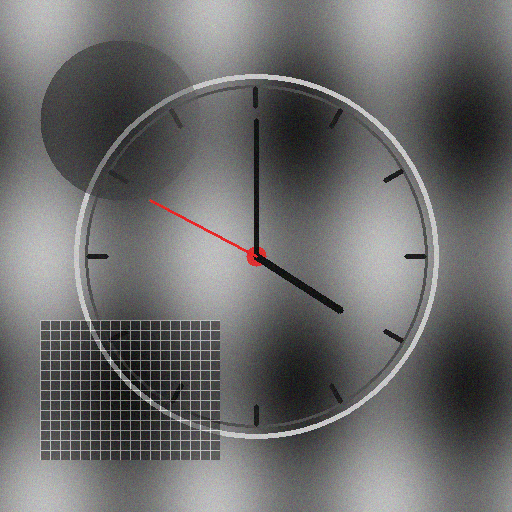
#> input picture semana_10_4_deteccion_bordes_contornos/media/natural.png, 512 x 512 px
$ python simulate_processing.py   (older library calls are emulated)
#> lines starting #> are read from the running program, lines starting #| are printed output that depends on the picture
import cv2
import numpy as np
import os

def simulate_processing_output():
    base_dir = os.path.dirname(os.path.dirname(__file__))
    input_path = os.path.join(base_dir, "media", "natural.png")
    output_path = os.path.join(base_dir, "media", "8_processing_sobel_convolution.png")

    if not os.path.exists(input_path):
        print("Error: natural.png not found.")
        return

    # Load original image
    img = cv2.imread(input_path)
#> img is the input picture: shape (512, 512, 3); mean B, G, R 107.5, 107.5, 107.9
    img_resized = cv2.resize(img, (512, 512))

    # Run manual Sobel
    gray = cv2.cvtColor(img_resized, cv2.COLOR_BGR2GRAY)
    sobelx = cv2.Sobel(gray, cv2.CV_64F, 1, 0, ksize=3)
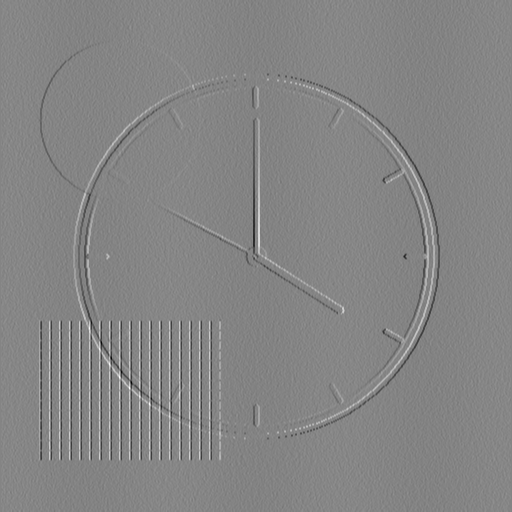
#> sobelx: shape (512, 512) float64; min -780, max 716, mean 0; drawn with min black and max white
    sobely = cv2.Sobel(gray, cv2.CV_64F, 0, 1, ksize=3)
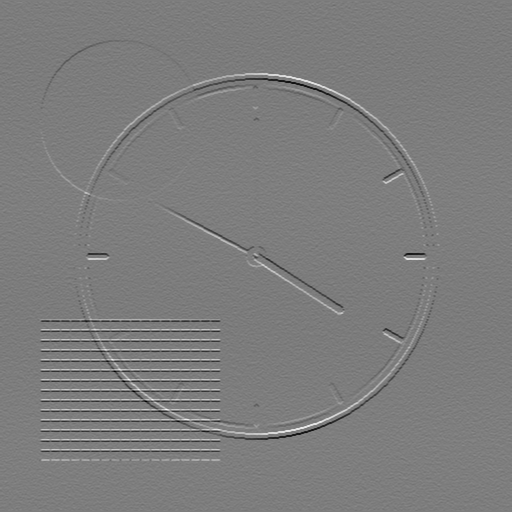
#> sobely: shape (512, 512) float64; min -714, max 740, mean 0; drawn with min black and max white
    mag = np.sqrt(sobelx**2 + sobely**2)
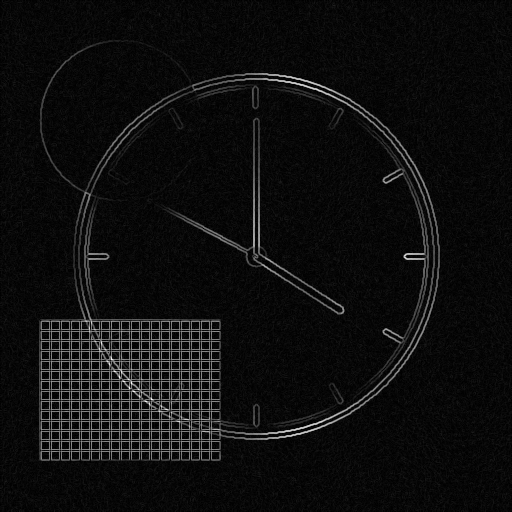
#> mag: shape (512, 512) float64; min 0, max 808.9, mean 47.3; drawn with min black and max white

    # Threshold (similar to edgeThreshold = 60 in processing)
    thresh = 60.0
    edge_mask = mag > thresh
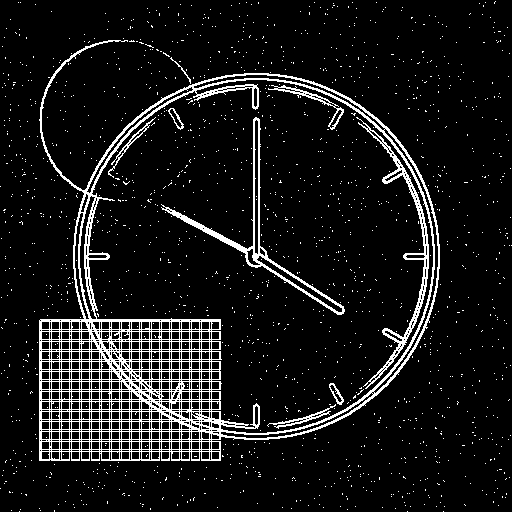
#> edge_mask: shape (512, 512) bool; 9.3% white in thin lines or dots

    # Create Neon Sketch Artistic Fusion
    artistic = np.zeros_like(img_resized)
    h, w, _ = img_resized.shape
#> h = 512; w = 512

    for y in range(h):
        for x in range(w):
            if edge_mask[y, x]:
                # Neon gradient (Cyan to Purple/Pink) based on horizontal position
                ratio = x / w
                r = int(255 * ratio)
                g = int(255 * (1.0 - ratio))
                b = 255
                artistic[y, x] = [b, g, r]  # BGR order
            else:
                # Dimmed original image
                artistic[y, x] = np.uint8(img_resized[y, x] * 0.25)
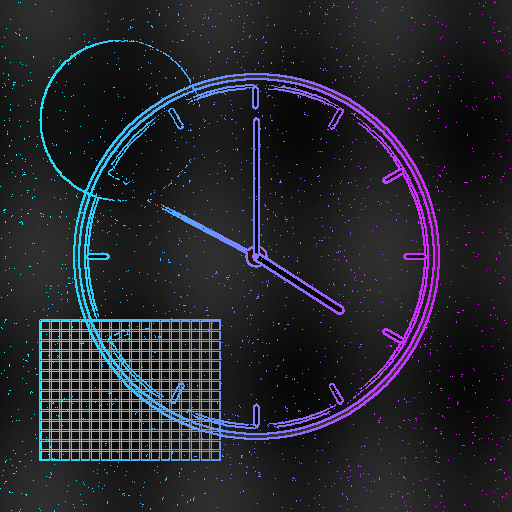
#> artistic: shape (512, 512, 3); mean B, G, R 48, 38.5, 33.8

    # Create final 1024x512 canvas
    canvas = np.zeros((512, 1024, 3), dtype=np.uint8)
    canvas[:, :512] = img_resized
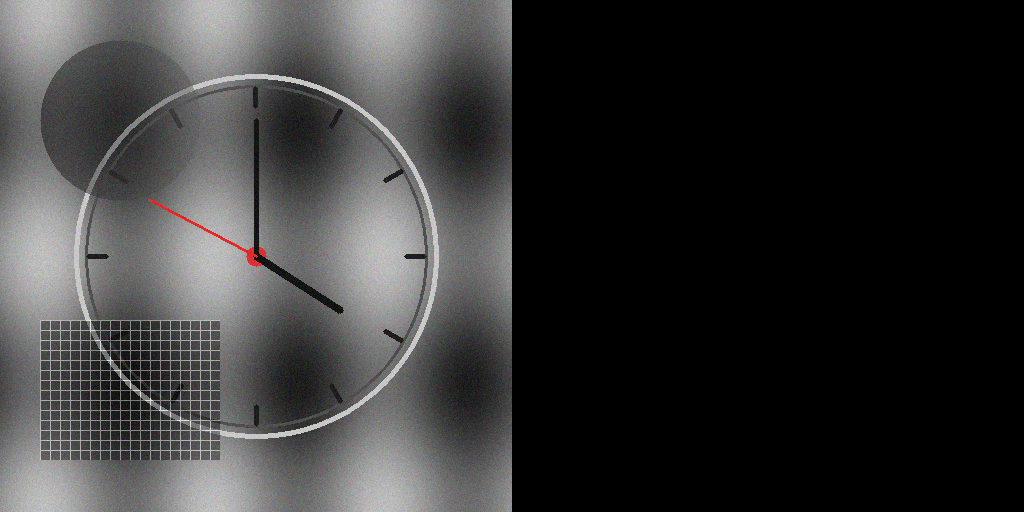
#> canvas: shape (512, 1024, 3); mean B, G, R 53.8, 53.8, 53.9
    canvas[:, 512:] = artistic

    # Add title text for left panel
    cv2.putText(canvas, "Imagen Original", (20, 30), cv2.FONT_HERSHEY_SIMPLEX, 0.6, (255, 255, 255), 2, cv2.LINE_AA)

    # Add right panel banner and title
    cv2.rectangle(canvas, (512, 0), (1024, 45), (255, 180, 0), -1) # Blue-cyan banner in BGR
    cv2.putText(canvas, "Modo 5: Efecto Artistico 'Neon Glow' (Fusion)", (532, 28),
                cv2.FONT_HERSHEY_SIMPLEX, 0.55, (255, 255, 255), 2, cv2.LINE_AA)

    # Add bottom instruction banner
    cv2.rectangle(canvas, (0, 480), (1024, 512), (30, 30, 30), -1)
    cv2.putText(canvas, "Controles: [1-5] Cambiar Modo | [+/-] Ajustar Umbral: 60 | Convoluciones Sobel calculadas pixel a pixel",
                (20, 500), cv2.FONT_HERSHEY_SIMPLEX, 0.4, (200, 200, 200), 1, cv2.LINE_AA)
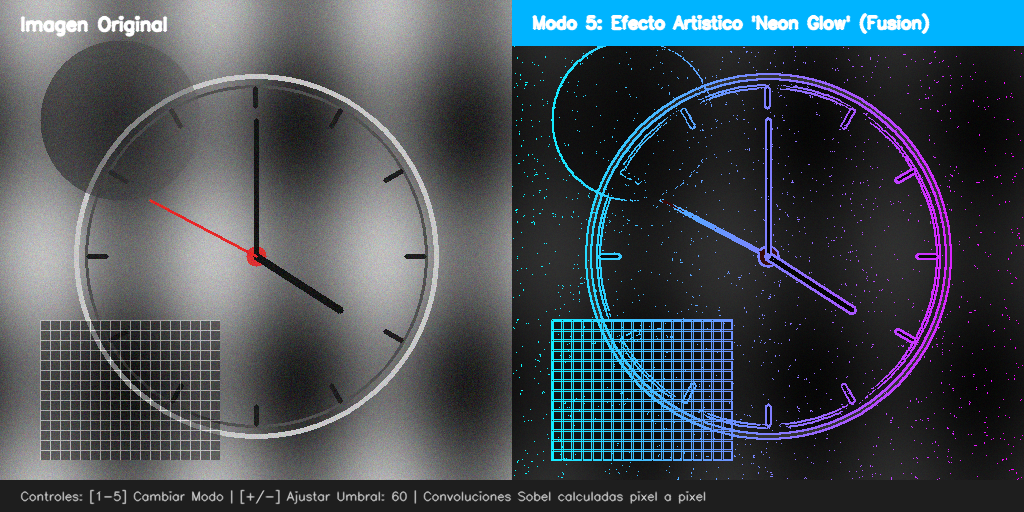
#> canvas: shape (512, 1024, 3); mean B, G, R 84.5, 76.9, 67.8

    cv2.imwrite(output_path, canvas)
    print(f"Processing simulation saved to: {output_path}")

if __name__ == "__main__":
    simulate_processing_output()
